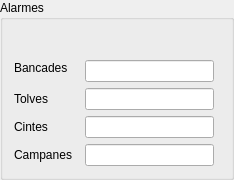
      <widget class="QGroupBox" name="groupBox_alarmes">
       <property name="title">
        <string>Alarmes</string>
       </property>
       <layout class="QGridLayout" name="gridLayout">
        <item row="6" column="1">
         <spacer name="horizontalSpacer_22">
          <property name="orientation">
           <enum>Qt::Horizontal</enum>
          </property>
          <property name="sizeType">
           <enum>QSizePolicy::Fixed</enum>
          </property>
          <property name="sizeHint" stdset="0">
           <size>
            <width>1</width>
            <height>20</height>
           </size>
          </property>
         </spacer>
        </item>
        <item row="4" column="1">
         <spacer name="horizontalSpacer_20">
          <property name="orientation">
           <enum>Qt::Horizontal</enum>
          </property>
          <property name="sizeType">
           <enum>QSizePolicy::Fixed</enum>
          </property>
          <property name="sizeHint" stdset="0">
           <size>
            <width>1</width>
            <height>20</height>
           </size>
          </property>
         </spacer>
        </item>
        <item row="5" column="1">
         <spacer name="horizontalSpacer_21">
          <property name="orientation">
           <enum>Qt::Horizontal</enum>
          </property>
          <property name="sizeType">
           <enum>QSizePolicy::Fixed</enum>
          </property>
          <property name="sizeHint" stdset="0">
           <size>
            <width>1</width>
            <height>20</height>
           </size>
          </property>
         </spacer>
        </item>
        <item row="5" column="0">
         <widget class="QLabel" name="label_31">
          <property name="text">
           <string>Cintes</string>
          </property>
         </widget>
        </item>
        <item row="4" column="0">
         <widget class="QLabel" name="label_30">
          <property name="text">
           <string>Tolves</string>
          </property>
         </widget>
        </item>
        <item row="4" column="2">
         <widget class="QLineEdit" name="lineEdit_Tolves">
          <property name="sizePolicy">
           <sizepolicy hsizetype="Expanding" vsizetype="Expanding">
            <horstretch>0</horstretch>
            <verstretch>0</verstretch>
           </sizepolicy>
          </property>
          <property name="alignment">
           <set>Qt::AlignCenter</set>
          </property>
         </widget>
        </item>
        <item row="0" column="0" colspan="4">
         <widget class="QLabel" name="label_IntroAlarmes">
          <property name="sizePolicy">
           <sizepolicy hsizetype="Expanding" vsizetype="Expanding">
            <horstretch>0</horstretch>
            <verstretch>0</verstretch>
           </sizepolicy>
          </property>
          <property name="text">
           <string/>
          </property>
         </widget>
        </item>
        <item row="1" column="0" colspan="3">
         <spacer name="verticalSpacer">
          <property name="orientation">
           <enum>Qt::Vertical</enum>
          </property>
          <property name="sizeType">
           <enum>QSizePolicy::Fixed</enum>
          </property>
          <property name="sizeHint" stdset="0">
           <size>
            <width>200</width>
            <height>3</height>
           </size>
          </property>
         </spacer>
        </item>
        <item row="5" column="2">
         <widget class="QLineEdit" name="lineEdit_Cintes">
          <property name="sizePolicy">
           <sizepolicy hsizetype="Expanding" vsizetype="Expanding">
            <horstretch>0</horstretch>
            <verstretch>0</verstretch>
           </sizepolicy>
          </property>
          <property name="alignment">
           <set>Qt::AlignCenter</set>
          </property>
         </widget>
        </item>
        <item row="2" column="0" rowspan="2">
         <widget class="QLabel" name="label_29">
          <property name="text">
           <string>Bancades</string>
          </property>
         </widget>
        </item>
        <item row="3" column="1">
         <spacer name="horizontalSpacer_19">
          <property name="orientation">
           <enum>Qt::Horizontal</enum>
          </property>
          <property name="sizeType">
           <enum>QSizePolicy::Fixed</enum>
          </property>
          <property name="sizeHint" stdset="0">
           <size>
            <width>1</width>
            <height>20</height>
           </size>
          </property>
         </spacer>
        </item>
        <item row="6" column="0">
         <widget class="QLabel" name="label_32">
          <property name="text">
           <string>Campanes</string>
          </property>
         </widget>
        </item>
        <item row="6" column="2">
         <widget class="QLineEdit" name="lineEdit_Campanes">
          <property name="sizePolicy">
           <sizepolicy hsizetype="Expanding" vsizetype="Expanding">
            <horstretch>0</horstretch>
            <verstretch>0</verstretch>
           </sizepolicy>
          </property>
          <property name="alignment">
           <set>Qt::AlignCenter</set>
          </property>
         </widget>
        </item>
        <item row="3" column="2">
         <widget class="QLineEdit" name="lineEdit_Bancades">
          <property name="sizePolicy">
           <sizepolicy hsizetype="Expanding" vsizetype="Expanding">
            <horstretch>0</horstretch>
            <verstretch>0</verstretch>
           </sizepolicy>
          </property>
          <property name="alignment">
           <set>Qt::AlignCenter</set>
          </property>
         </widget>
        </item>
       </layout>
      </widget>
